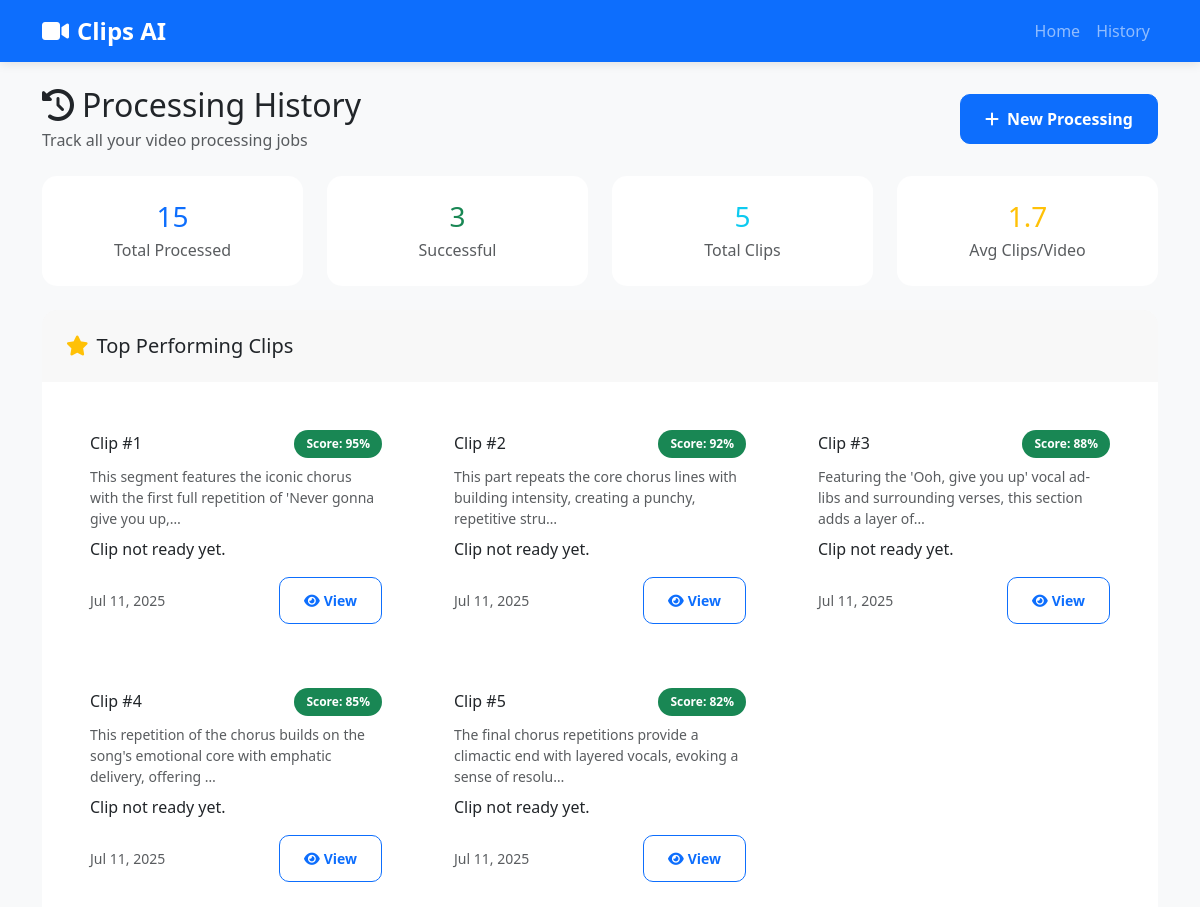
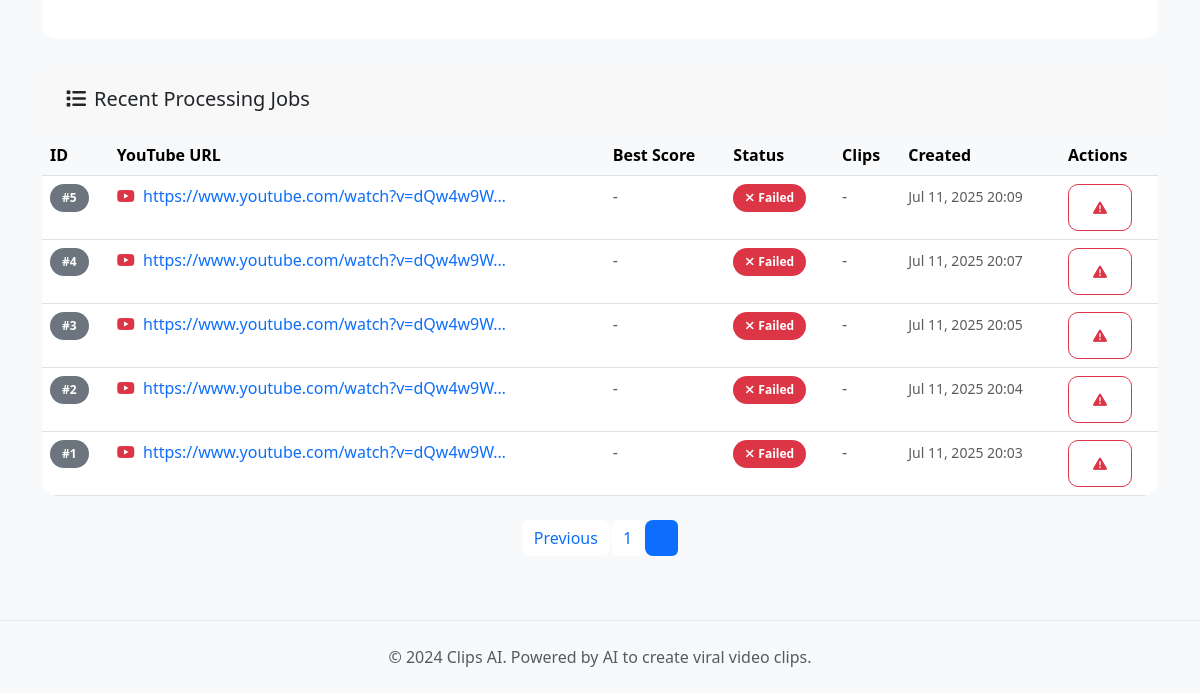
Page /history/?page=2 on the earlier database version (2 pictures, top to bottom).
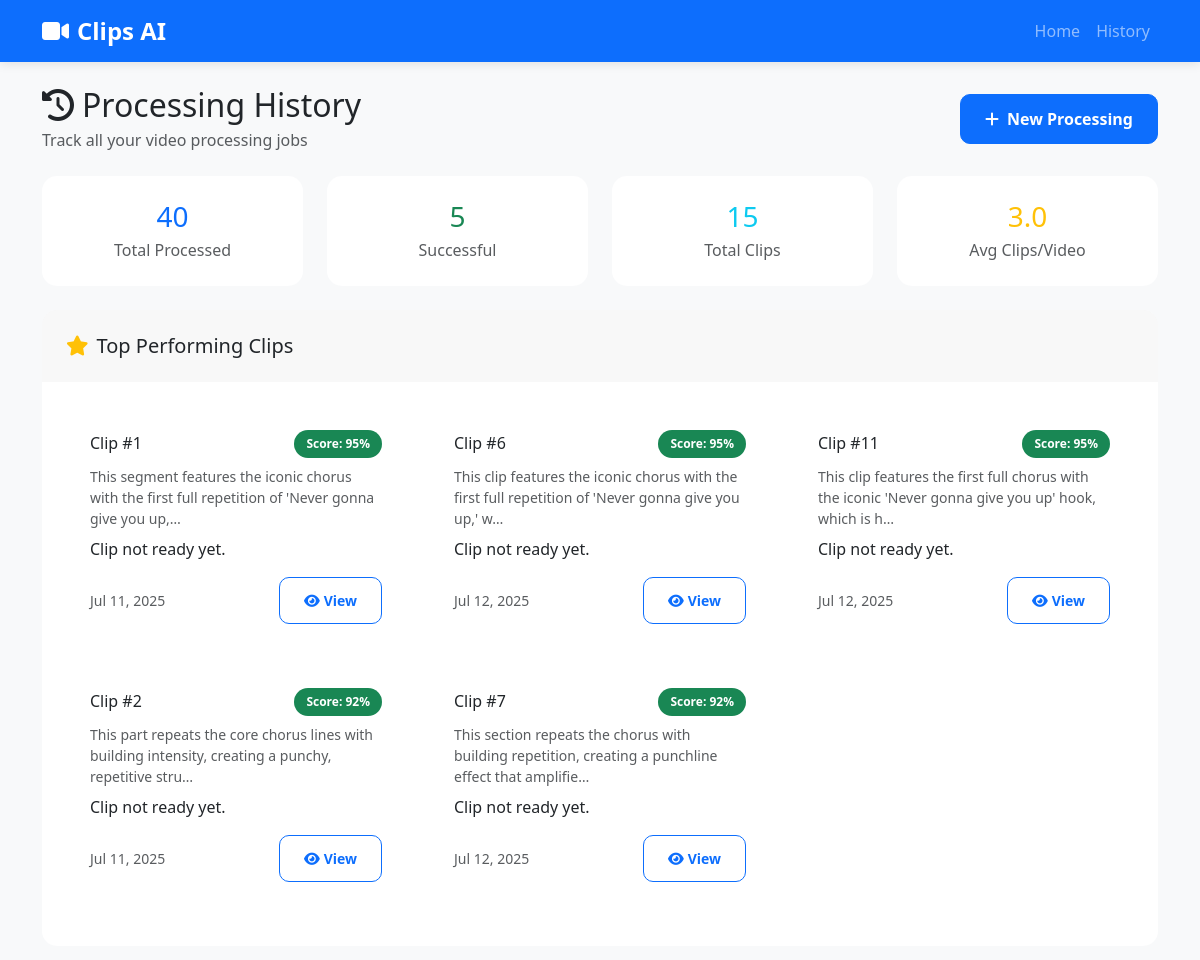
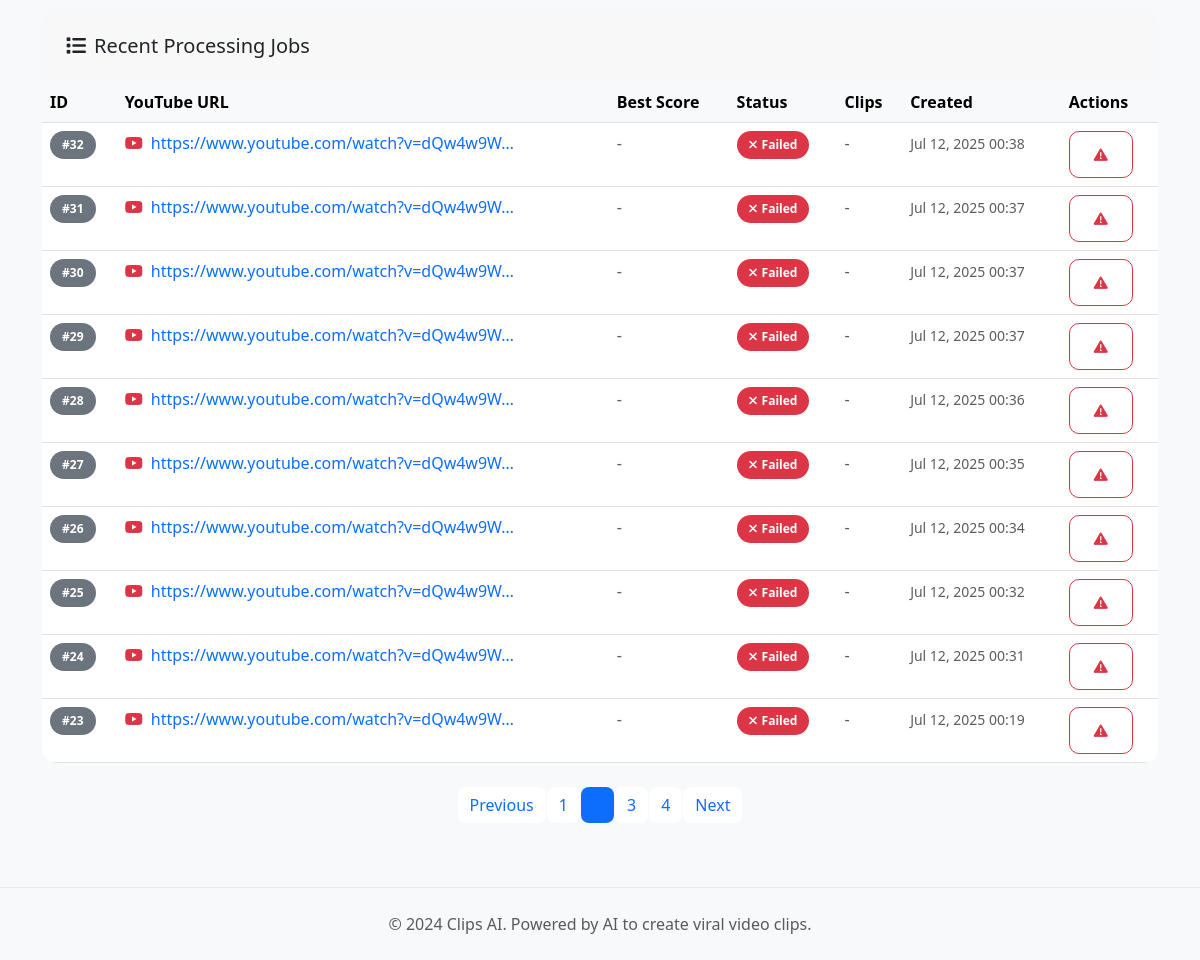
Same page on the later database version (2 pictures, top to bottom).
### core/models.py (models this page shows, shortened)
class ViralClip(models.Model):
    video_processing = models.ForeignKey(VideoProcessing, on_delete=models.CASCADE, related_name='clips')
    start_timestamp = models.FloatField(help_text="Start time in seconds")
    end_timestamp = models.FloatField(help_text="End time in seconds")
    justification = models.TextField(help_text="Why this moment is viral")
    emotional_keywords = models.JSONField(default=list, blank=True)
    urgency_indicators = models.JSONField(default=list, blank=True)
    virality_score = models.IntegerField(help_text="Score from 0-100", null=True, blank=True)
    clip_url = models.URLField(max_length=500, blank=True, null=True)
    preview_url = models.URLField(max_length=500, blank=True, null=True)
    created_at = models.DateTimeField(default=timezone.now)
    class Meta:
        ordering = ['-virality_score', '-created_at']

class VideoProcessing(models.Model):
    youtube_url = models.URLField(max_length=500)
    clip_duration = models.IntegerField(help_text="Duration in seconds")
    created_at = models.DateTimeField(default=timezone.now)
    status = models.CharField(max_length=20, choices=[
        ('pending', 'Pending'),
        ('processing', 'Processing'),
        ('completed', 'Completed'),
        ('failed', 'Failed')
    ], default='pending')
    error_message = models.TextField(blank=True, null=True)

### core/views.py (the view)
# urls.py: path('history/', views.history, name='history'),
def history(request):
    video_processings = VideoProcessing.objects.annotate(
        best_score=models.Max('clips__virality_score'),
        clip_count=models.Count('clips')
    ).order_by('-best_score', '-created_at')
    paginator = Paginator(video_processings, 10)  # 10 items per page
    page_number = request.GET.get('page')
    page_obj = paginator.get_page(page_number)
    total_processed = VideoProcessing.objects.count()
    successful_processings = VideoProcessing.objects.filter(status='completed').count()
    total_clips = ViralClip.objects.count()
    avg_clips_per_video = total_clips / successful_processings if successful_processings > 0 else 0
    top_clips = ViralClip.objects.order_by('-virality_score')[:5]
    context = {
        'video_processings': page_obj,
        'total_processed': total_processed,
        'successful_processings': successful_processings,
        'total_clips_generated': total_clips,
        'avg_clips_per_video': round(avg_clips_per_video, 1),
        'success_percentage': (successful_processings / total_processed * 100) if total_processed > 0 else 0,
        'top_clips': top_clips
    }
    return render(request, 'core/history.html', context)

### core/templates/core/history.html (shortened to what the changed rows need)
{% extends 'core/base.html' %}
{% block content %}
<div class="row">
    <div class="col-12">
        <div class="d-flex justify-content-between align-items-center mb-4">
            <div>
                <h2 class="mb-1">
                    <i class="fas fa-history me-2"></i>Processing History
                </h2>
            </div>
        </div>
        <div class="row mb-4">
            <div class="col-md-3">
                <div class="card text-center">
                    <div class="card-body">
                        <h3 class="text-primary mb-1">{{ total_processed }}</h3>
                        <p class="text-muted mb-0">Total Processed</p>
                    </div>
                </div>
            </div>
            <div class="col-md-3">
                <div class="card text-center">
                    <div class="card-body">
                        <h3 class="text-success mb-1">{{ successful_processings }}</h3>
                        <p class="text-muted mb-0">Successful</p>
                    </div>
                </div>
            </div>
            <div class="col-md-3">
                <div class="card text-center">
                    <div class="card-body">
                        <h3 class="text-info mb-1">{{ total_clips_generated }}</h3>
                        <p class="text-muted mb-0">Total Clips</p>
                    </div>
                </div>
            </div>
            <div class="col-md-3">
                <div class="card text-center">
                    <div class="card-body">
                        <h3 class="text-warning mb-1">{{ avg_clips_per_video }}</h3>
                        <p class="text-muted mb-0">Avg Clips/Video</p>
                    </div>
                </div>
            </div>
        </div>
        {% if top_clips %}
        <div class="card mb-4">
            <div class="card-body">
                <div class="row">
                    {% for clip in top_clips %}
                    <div class="col-md-4 mb-3">
                        <div class="card h-100">
                            <div class="card-body">
                                <div class="d-flex justify-content-between align-items-center mb-2">
                                    <h6 class="mb-0">Clip #{{ clip.id }}</h6>
                                    <span class="badge bg-success">Score: {{ clip.virality_score }}%</span>
                                </div>
                                <p class="text-muted small mb-2">{{ clip.justification|truncatechars:100 }}</p>
                                {% if clip.clip_url %}
                                    <video controls width="100%" src="{{ clip.clip_url }}" style="max-height:200px;"></video>
                                    <a href="{{ clip.clip_url }}" download class="btn btn-success btn-sm mt-2">Download</a>
                                {% else %}
                                    <p>Clip not ready yet.</p>
                                {% endif %}
                                <div class="d-flex justify-content-between align-items-center mt-2">
                                    <small class="text-muted">{{ clip.created_at|date:"M d, Y" }}</small>
                                    <a href="{% url 'core:clip_detail' clip.id %}" class="btn btn-sm btn-outline-primary">
                                        <i class="fas fa-eye me-1"></i>View
                                    </a>
                                </div>
                            </div>
                        </div>
                    </div>
                    {% endfor %}
                </div>
            </div>
        </div>
        {% endif %}
        <div class="card">
            <div class="card-body p-0">
                {% if video_processings %}
                    <div class="table-responsive">
                        <table class="table table-hover mb-0">
                            <thead class="table-light">
                                <tr>
                                    <th>ID</th>
                                    <th>YouTube URL</th>
                                    <th>Best Score</th>
                                    <th>Status</th>
                                    <th>Clips</th>
                                    <th>Created</th>
                                    <th>Actions</th>
                                </tr>
                            </thead>
                            <tbody>
                                {% for processing in video_processings %}
                                <tr data-processing-id="{{ processing.id }}">
                                    <td>
                                        <span class="badge bg-secondary">#{{ processing.id }}</span>
                                    </td>
                                    <td>
                                        <a href="{{ processing.youtube_url }}" target="_blank" class="text-decoration-none">
                                            <i class="fab fa-youtube text-danger me-1"></i>
                                            {{ processing.youtube_url|truncatechars:40 }}
                                        </a>
                                    </td>
                                    <td>
                                        {% if processing.best_score %}
                                            <span class="badge bg-success">{{ processing.best_score }}%</span>
                                        {% else %}
                                            <span class="text-muted">-</span>
                                        {% endif %}
                                    </td>
                                    <td>
                                        {% if processing.status == 'completed' %}
                                            <span class="badge bg-success">
                                                <i class="fas fa-check me-1"></i>Completed
                                            </span>
                                        {% elif processing.status == 'processing' %}
                                            <span class="badge bg-warning">
                                                <i class="fas fa-spinner fa-spin me-1"></i>Processing
                                            </span>
                                        {% elif processing.status == 'failed' %}
                                            <span class="badge bg-danger">
                                                <i class="fas fa-times me-1"></i>Failed
                                            </span>
                                        {% else %}
                                            <span class="badge bg-secondary">
                                                <i class="fas fa-clock me-1"></i>Pending
                                            </span>
                                        {% endif %}
                                    </td>
                                    <td>
                                        {% if processing.status == 'completed' %}
                                            <span class="badge bg-primary">{{ processing.clip_count }}</span>
                                        {% else %}
                                            <span class="text-muted">-</span>
                                        {% endif %}
                                    </td>
                                    <td>
                                        <small class="text-muted">
                                            {{ processing.created_at|date:"M d, Y H:i" }}
                                        </small>
                                    </td>
                                    <td>
                                        <div class="btn-group btn-group-sm" role="group">
                                            {% if processing.status == 'failed' %}
                                                <button type="button"
                                                        class="btn btn-outline-danger"
                                                        data-bs-toggle="tooltip"
                                                        title="Error: {{ processing.error_message|truncatechars:50 }}"
                                                        onclick="showErrorDetails('{{ processing.error_message|escapejs }}')">
                                                    <i class="fas fa-exclamation-triangle"></i>
                                                </button>
                                            {% endif %}
                                        </div>
                                    </td>
                                </tr>
                                {% endfor %}
                            </tbody>
                        </table>
                    </div>
                {% endif %}
            </div>
        </div>
        {% if video_processings.has_other_pages %}
            <nav aria-label="History pagination" class="mt-4">
                <ul class="pagination justify-content-center">
                    {% for num in video_processings.paginator.page_range %}
                        {% if video_processings.number == num %}
                            <li class="page-item active">
                                <span class="page-link">{{ num }}</span>
                            </li>
                        {% elif num > video_processings.number|add:'-3' and num < video_processings.number|add:'3' %}
                            <li class="page-item">
                                <a class="page-link" href="?page={{ num }}">{{ num }}</a>
                            </li>
                        {% endif %}
                    {% endfor %}
                    {% if video_processings.has_next %}
                        <li class="page-item">
                            <a class="page-link" href="?page={{ video_processings.next_page_number }}">Next</a>
                        </li>
                    {% endif %}
                </ul>
            </nav>
        {% endif %}
    </div>
</div>
{% endblock %}

Differences in the rows shown:
no longer on this page (row unchanged): ViralClip: id "3", virality_score "88", justification "Featuring the 'Ooh, give you up' vocal ad-libs and surrounding verses, this section adds a layer of…", shows "Clip not ready yet.", created_at "Jul 11, 2025"
no longer on this page (row unchanged): ViralClip: id "4", virality_score "85", justification "This repetition of the chorus builds on the song's emotional core with emphatic delivery, offering …", shows "Clip not ready yet.", created_at "Jul 11, 2025"
no longer on this page (row unchanged): ViralClip: id "5", virality_score "82", justification "The final chorus repetitions provide a climactic end with layered vocals, evoking a sense of resolu…", shows "Clip not ready yet.", created_at "Jul 11, 2025"
no longer on this page (row unchanged): VideoProcessing: id "5", youtube_url "https://www.youtube.com/watch?v=dQw4w9W…", status "failed" (drawn), created_at "Jul 11, 2025 20:09"
no longer on this page (row unchanged): VideoProcessing: id "4", youtube_url "https://www.youtube.com/watch?v=dQw4w9W…", status "failed" (drawn), created_at "Jul 11, 2025 20:07"
no longer on this page (row unchanged): VideoProcessing: id "3", youtube_url "https://www.youtube.com/watch?v=dQw4w9W…", status "failed" (drawn), created_at "Jul 11, 2025 20:05"
no longer on this page (row unchanged): VideoProcessing: id "2", youtube_url "https://www.youtube.com/watch?v=dQw4w9W…", status "failed" (drawn), created_at "Jul 11, 2025 20:04"
no longer on this page (row unchanged): VideoProcessing: id "1", youtube_url "https://www.youtube.com/watch?v=dQw4w9W…", status "failed" (drawn), created_at "Jul 11, 2025 20:03"
added ViralClip: id "6", virality_score "95", justification "This clip features the iconic chorus with the first full repetition of 'Never gonna give you up,' w…", shows "Clip not ready yet.", created_at "Jul 12, 2025"
added ViralClip: id "11", virality_score "95", justification "This clip features the first full chorus with the iconic 'Never gonna give you up' hook, which is h…", shows "Clip not ready yet.", created_at "Jul 12, 2025"
added ViralClip: id "7", virality_score "92", justification "This section repeats the chorus with building repetition, creating a punchline effect that amplifie…", shows "Clip not ready yet.", created_at "Jul 12, 2025"
added VideoProcessing: id "32", youtube_url "https://www.youtube.com/watch?v=dQw4w9W…", status "failed" (drawn), created_at "Jul 12, 2025 00:38"
added VideoProcessing: id "31", youtube_url "https://www.youtube.com/watch?v=dQw4w9W…", status "failed" (drawn), created_at "Jul 12, 2025 00:37"
added VideoProcessing: id "30", youtube_url "https://www.youtube.com/watch?v=dQw4w9W…", status "failed" (drawn), created_at "Jul 12, 2025 00:37"
added VideoProcessing: id "29", youtube_url "https://www.youtube.com/watch?v=dQw4w9W…", status "failed" (drawn), created_at "Jul 12, 2025 00:37"
added VideoProcessing: id "28", youtube_url "https://www.youtube.com/watch?v=dQw4w9W…", status "failed" (drawn), created_at "Jul 12, 2025 00:36"
added VideoProcessing: id "27", youtube_url "https://www.youtube.com/watch?v=dQw4w9W…", status "failed" (drawn), created_at "Jul 12, 2025 00:35"
added VideoProcessing: id "26", youtube_url "https://www.youtube.com/watch?v=dQw4w9W…", status "failed" (drawn), created_at "Jul 12, 2025 00:34"
added VideoProcessing: id "25", youtube_url "https://www.youtube.com/watch?v=dQw4w9W…", status "failed" (drawn), created_at "Jul 12, 2025 00:32"
added VideoProcessing: id "24", youtube_url "https://www.youtube.com/watch?v=dQw4w9W…", status "failed" (drawn), created_at "Jul 12, 2025 00:31"
added VideoProcessing: id "23", youtube_url "https://www.youtube.com/watch?v=dQw4w9W…", status "failed" (drawn), created_at "Jul 12, 2025 00:19"
Other differences:
{{ total_processed }}: "15" → "40"
{{ successful_processings }}: "3" → "5"
{{ total_clips_generated }}: "5" → "15"
{{ avg_clips_per_video }}: "1.7" → "3.0"
new list line: "3"
new list line: "4"
text now shown: "Next"
